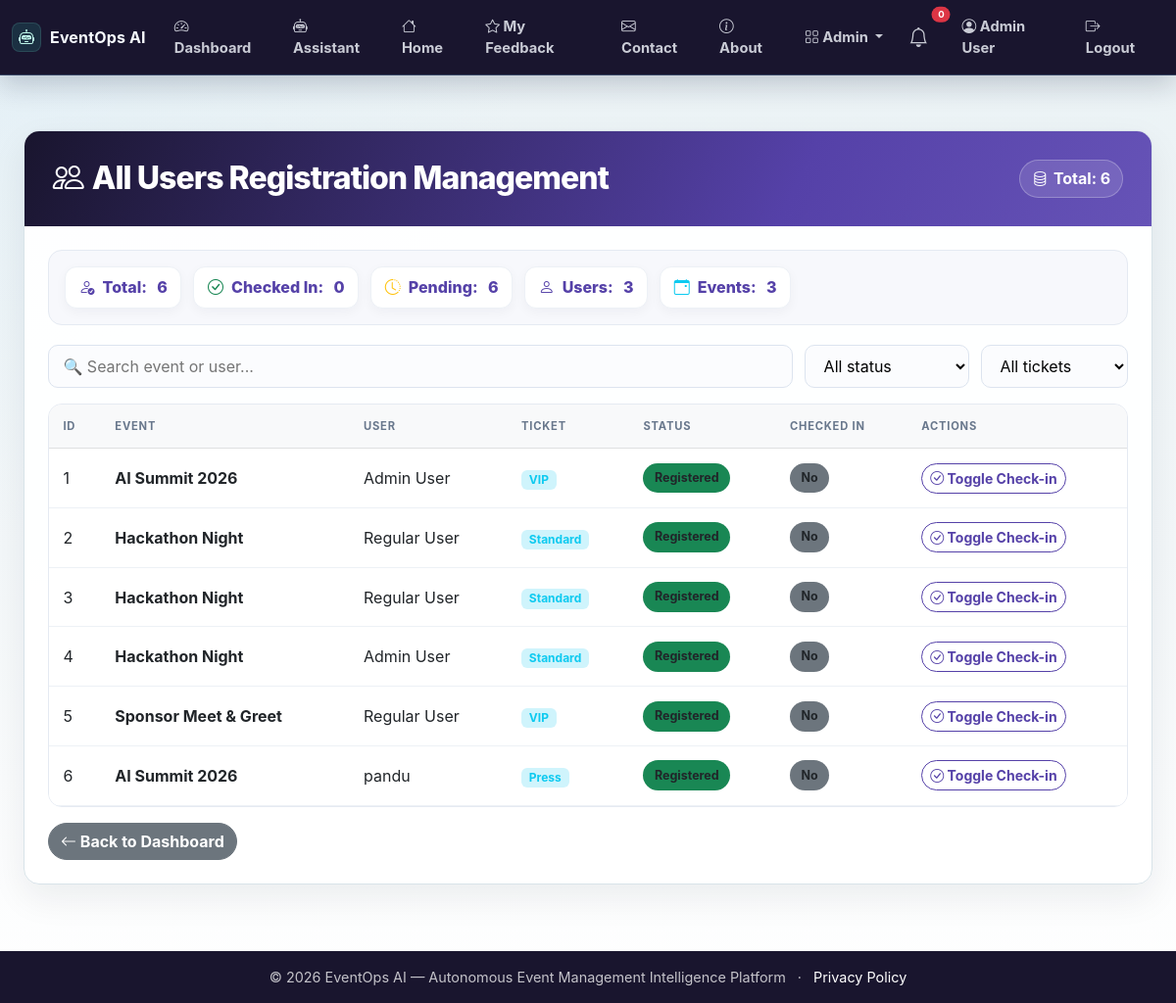
The app's page /admin/registrations (signed in), older data.
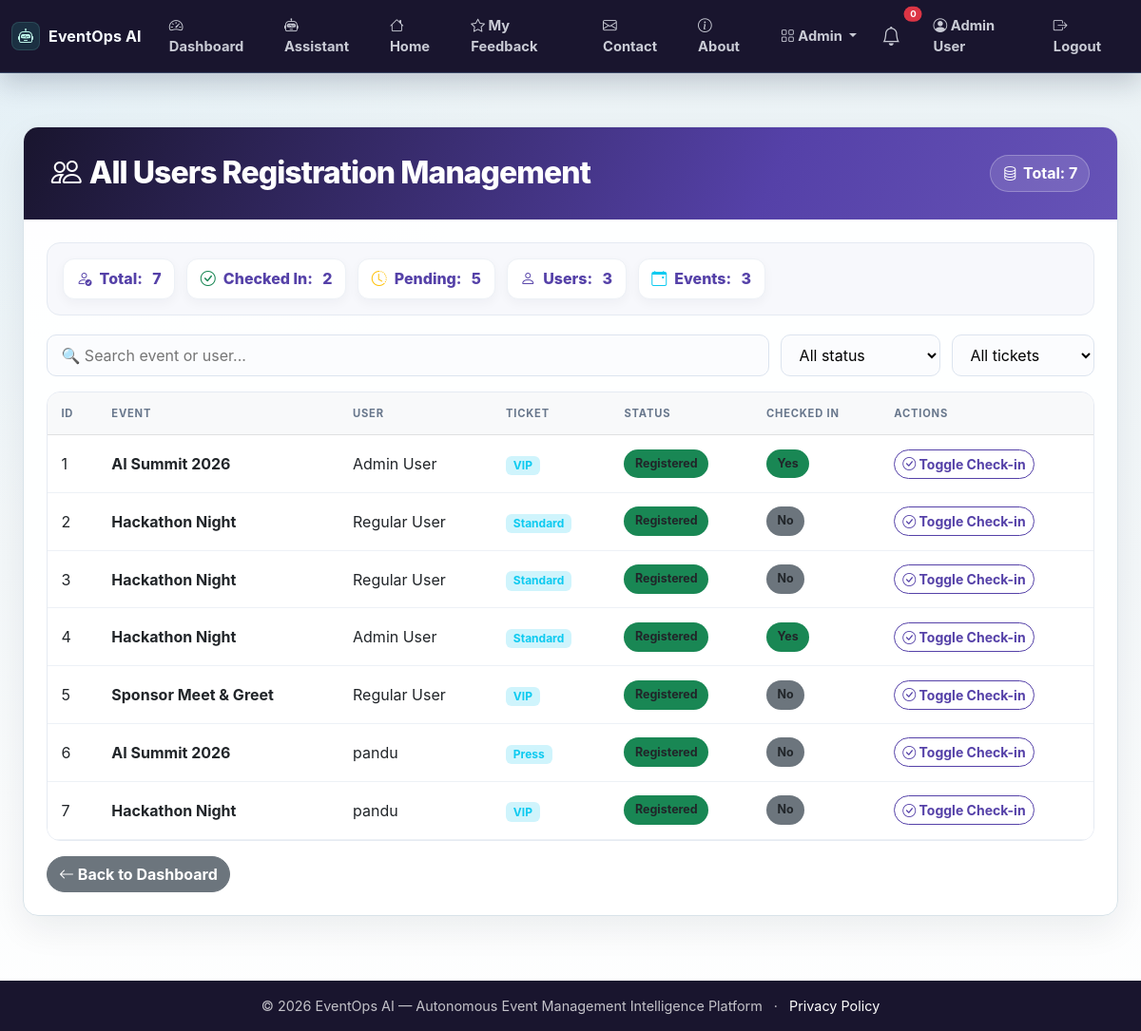
The same page, newer data.
### app.py (models this page shows, shortened)
class Registration(db.Model):
    id = db.Column(db.Integer, primary_key=True)
    user_id = db.Column(db.Integer, db.ForeignKey('user.id'))
    event_id = db.Column(db.Integer, db.ForeignKey('event.id'))
    ticket_type = db.Column(db.String(50))
    status = db.Column(db.String(20), default='registered')
    checked_in = db.Column(db.Boolean, default=False)
    registered_at = db.Column(db.DateTime, default=lambda: datetime.now(timezone.utc))
    user = db.relationship('User', backref='registrations')
    event = db.relationship('Event', backref='registrations')

class Event(db.Model):
    id = db.Column(db.Integer, primary_key=True)
    title = db.Column(db.String(200), nullable=False)
    description = db.Column(db.Text)
    date = db.Column(db.String(50))
    time = db.Column(db.String(50))
    location = db.Column(db.String(200))
    capacity = db.Column(db.Integer)
    status = db.Column(db.String(20), default='upcoming')
    created_at = db.Column(db.DateTime, default=lambda: datetime.now(timezone.utc))

class User(UserMixin, db.Model):
    id = db.Column(db.Integer, primary_key=True)
    name = db.Column(db.String(100), nullable=False)
    email = db.Column(db.String(100), unique=True, nullable=False)
    password_hash = db.Column(db.String(200), nullable=False)
    role = db.Column(db.String(20), default='user')
    created_at = db.Column(db.DateTime, default=lambda: datetime.now(timezone.utc))

### app.py (the view)
@app.route('/admin/registrations')
@login_required
def admin_registrations():
    if current_user.role != 'admin':
        abort(403)
    registrations = Registration.query.all()
    return render_template('admin_registrations.html', registrations=registrations)

### app.py (called while the page is built)
@login_manager.user_loader
def load_user(user_id):
    return User.query.get(int(user_id))

### templates/admin_registrations.html (shortened to what the changed rows need)
{% extends "base.html" %}
{% block content %}
<div class="admin-wrapper">
    <div class="container-fluid">
        <div class="card admin-card">
            <div class="card-header d-flex flex-wrap justify-content-between align-items-center">
                <h2 class="mb-0"><i class="bi bi-people me-2"></i>All Users Registration Management</h2>
                <span class="total-badge">
                    <i class="bi bi-database"></i> Total: {{ registrations|length }}
                </span>
            </div>
            <div class="card-body">
                <div class="stats-row">
                    <div class="stat-item"><i class="bi bi-person-check"></i> Total: <span class="stat-num">{{ registrations|length }}</span></div>
                    <div class="stat-item"><i class="bi bi-check-circle text-success"></i> Checked In: <span class="stat-num">{{ registrations|selectattr('checked_in', 'equalto', True)|list|length }}</span></div>
                    <div class="stat-item"><i class="bi bi-clock-history text-warning"></i> Pending: <span class="stat-num">{{ registrations|selectattr('checked_in', 'equalto', False)|list|length }}</span></div>
                </div>
                <div class="table-responsive">
                    <table class="table table-hover align-middle" id="regTable">
                        <thead class="table-light">
                            <tr>
                                <th>ID</th>
                                <th>Event</th>
                                <th>User</th>
                                <th>Ticket</th>
                                <th>Status</th>
                                <th>Checked In</th>
                                <th>Actions</th>
                            </tr>
                        </thead>
                        <tbody>
                            {% for reg in registrations %}
                            <tr data-event="{{ reg.event.title|lower }}"
                                data-user="{{ reg.user.name|lower if reg.user else '' }}"
                                data-checked="{{ reg.checked_in|string|lower }}"
                                data-ticket="{{ reg.ticket_type|lower }}">
                                <td>{{ reg.id }}</td>
                                <td><strong>{{ reg.event.title }}</strong></td>
                                <td>{{ reg.user.name if reg.user else 'N/A' }}</td>
                                <td><span class="badge bg-info-subtle text-info">{{ reg.ticket_type }}</span></td>
                                <td><span class="badge-status bg-{{ 'success' if reg.status == 'registered' else 'warning' }}">{{ reg.status|title }}</span></td>
                                <td>
                                    <span class="badge-status bg-{{ 'success' if reg.checked_in else 'secondary' }}">
                                        {{ 'Yes' if reg.checked_in else 'No' }}
                                    </span>
                                </td>
                                <td>
                                    <a href="{{ url_for('admin_checkin', reg_id=reg.id) }}" class="btn btn-sm btn-outline-primary">
                                        <i class="bi bi-check-circle"></i> Toggle Check-in
                                    </a>
                                </td>
                            </tr>
                            {% endfor %}
                        </tbody>
                    </table>
                </div>
            </div>
        </div>
    </div>
</div>
{% endblock %}

Row changes from the older to the newer data that the page shows:
changed Registration id 1: checked_in "No" → "Yes"
changed Registration id 4: checked_in "No" → "Yes"
added Registration: id "7", event "Hackathon Night", user "pandu", ticket_type "VIP", status "Registered", checked_in "No"
Text that changed along with them:
{{ registrations|length }}: "6" → "7"
{{ registrations|selectattr('checked_in', 'equalto', True)|list|length }}: "0" → "2"
{{ registrations|selectattr('checked_in', 'equalto', False)|list|length }}: "6" → "5"
